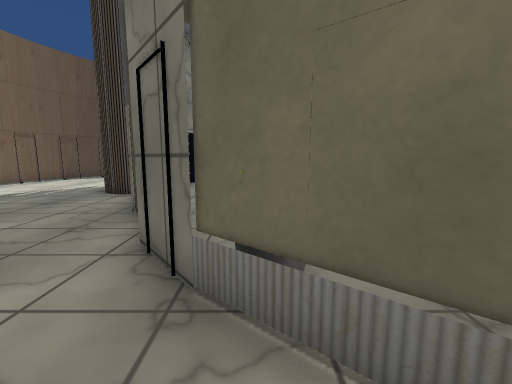
[1] (above)

15 first-person views from a walk through a 3-D level made in the Unity game engine. The camera is 1.3 m above the floor, tilts 8° down and sees 90° across. The floor is counted in squares, 1 m on a side. Each view is taken from the middle of a square. On the plan, view 1 faces up. The plan holds only what a view shows up to about 13 squares ahead; the rest is blank. The place goes on beyond the plan. Some animated figures are not drawn. Some surface patterns are stand-ins.

[2]
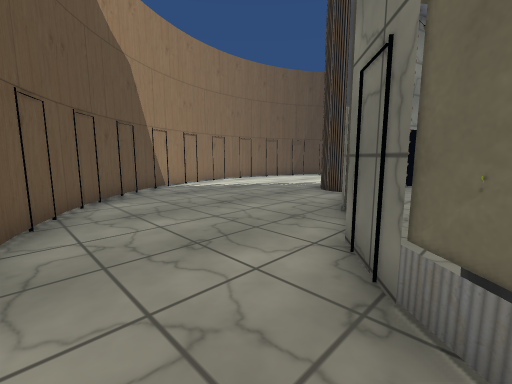

[3]
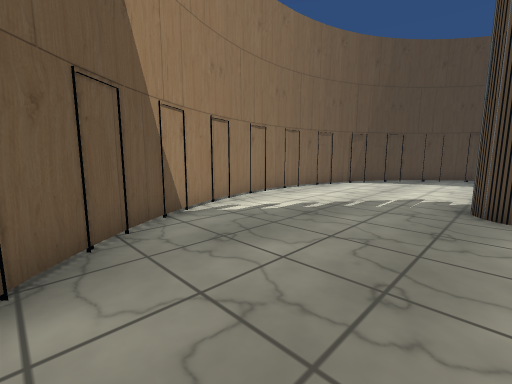

[4]
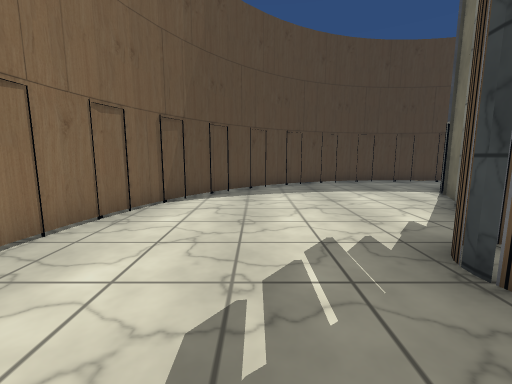

[5]
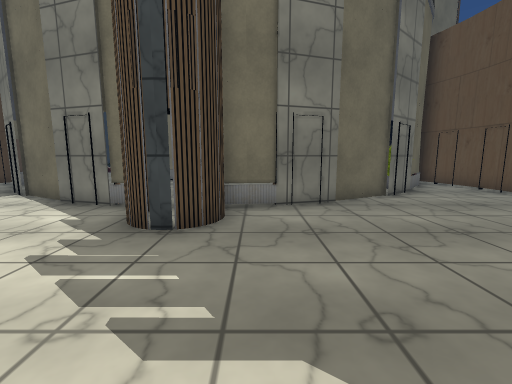

[6]
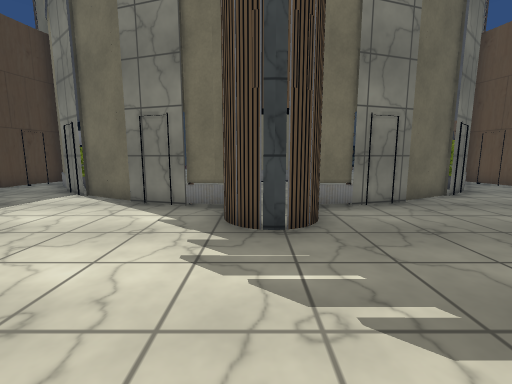

[7]
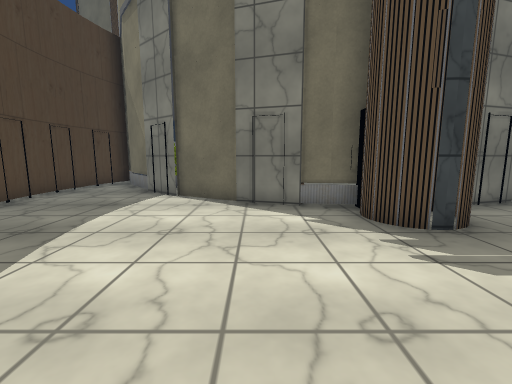

[8]
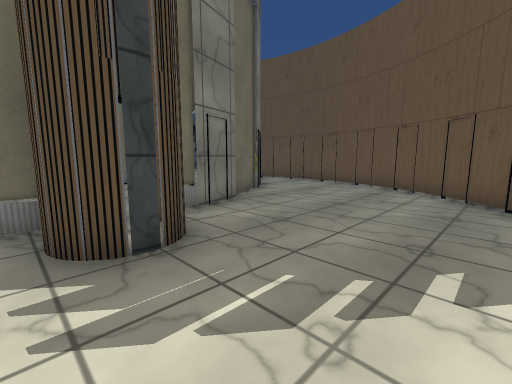

[9]
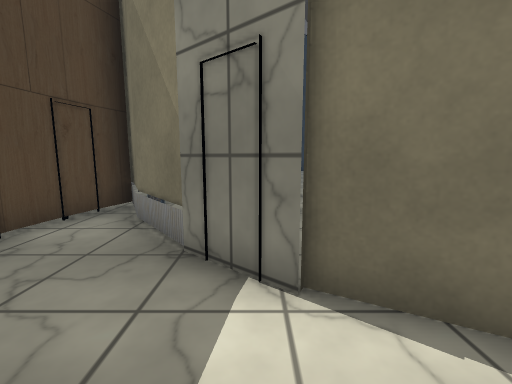

[10]
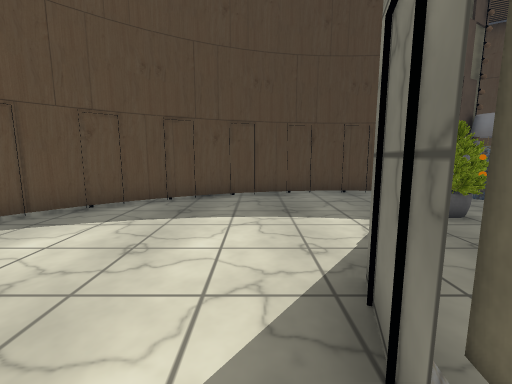

[11]
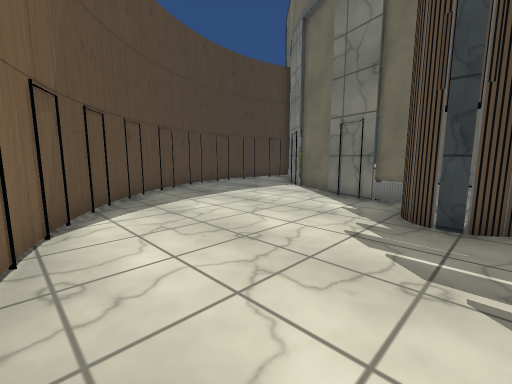

[12]
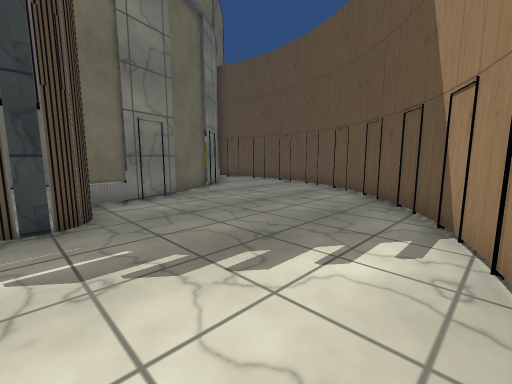

[13]
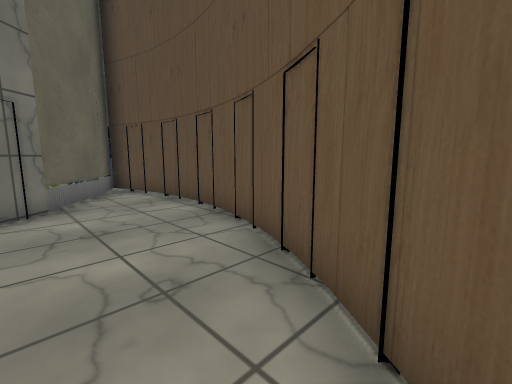

[14]
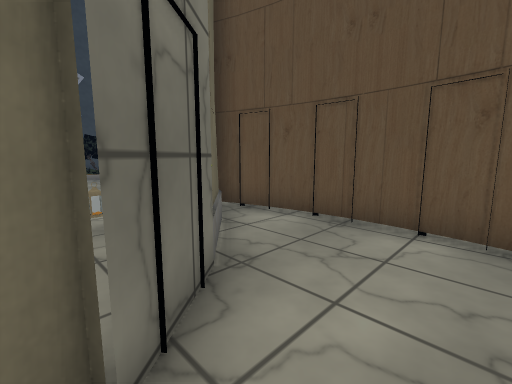

[15]
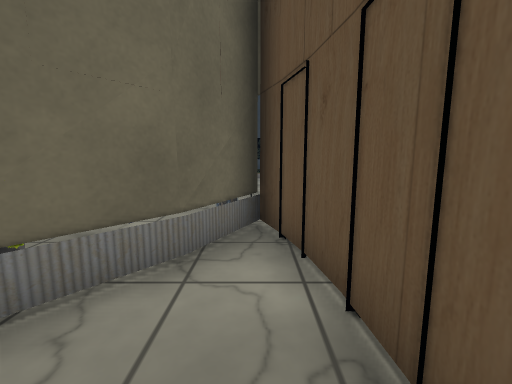

### Floor plan
Key: @ floor where view 1 was taken; # wall or solid block; . floor; O other object.
Columns run from 12 left of view 1 to 3 right of it. Each row starts with its distance up from view 1.
 20         #######.
 19      ## ......#O
 18     ##.......#..
 17    #.......#OO.
 16   ##.......#OO
 15   #.......#...
 14  #........#.
 13  #.......#.
 12 .#.......#
 11 #........    ..#
 10 #......##    ..#
  9 #......###.   .#
  8 #........#.   .#
  7  #.......#.
  6  #.......#..
  5  #........#.
  4   #.......#..
  3   .#.......#OOO.
  2     #.......OO..
  1     ##.......#OO
  0       ##....@.##
 -1         ######.

Where each view was taken, in squares from view 1:
view 1: 0 up, 0 right, facing up
view 2: 0 up, 0 right, facing up-left
view 3: 2 up, 5 left, facing up-left
view 4: 7 up, 8 left, facing up
view 5: 8 up, 10 left, facing right
view 6: 10 up, 10 left, facing right
view 7: 13 up, 10 left, facing right
view 8: 11 up, 9 left, facing down-right
view 9: 16 up, 4 left, facing right
view 10: 11 up, 4 left, facing up
view 11: 9 up, 11 left, facing up-right
view 12: 10 up, 11 left, facing down-right
view 13: 3 up, 8 left, facing down-right
view 14: 4 up, 3 left, facing down-right
view 15: 0 up, 2 left, facing right
